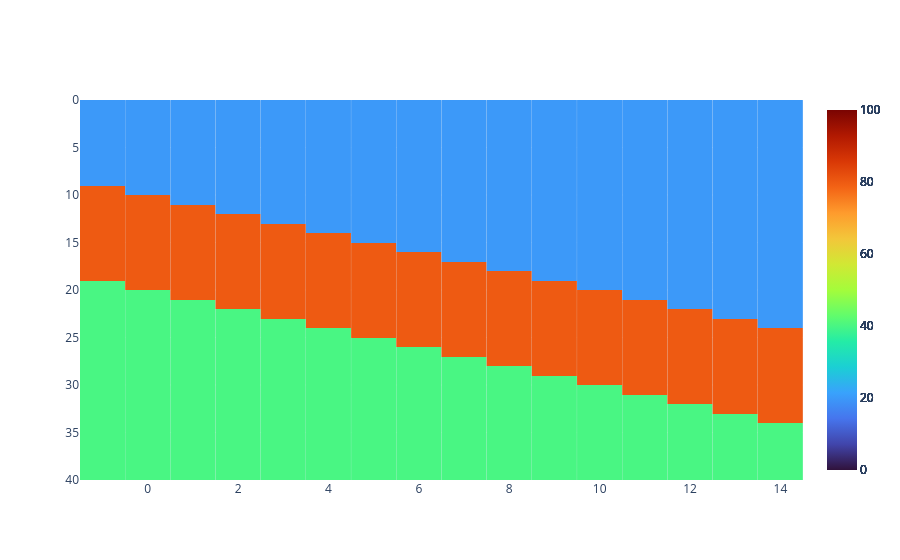

Notebook code cell kept with this figure:
### Code cell
logrho = np.array([20, 80, 40])
lg = Log(logrho, [0, 10-1, 20-1], [10-1, 20-1, 40], '')
fig = lg.plot(cmap='turbo', x_offset=-1, zmin=0, zmax=100)

for i in range(15):
    lg = Log(logrho, [0, 10+i, 20+i], [10+i, 20+i, 40], '')
    lg.plot(cmap='turbo', x_offset=i, fig=fig,  zmin=0, zmax=100)
fig

### Figure 1 — Plotly figure (JSON) as saved in the notebook; plotly's stock layout.template omitted (floating-point values rounded to 4 significant figures)
{"data": [{"colorbar": {"title": {"text": ""}}, "colorscale": [[0, "#30123b"], [0.07143, "#4145ab"], [0.1429, "#4675ed"], [0.2143, "#39a2fc"], [0.2857, "#1bcfd4"], [0.3571, "#24eca6"], [0.4286, "#61fc6c"], [0.5, "#a4fc3b"], [0.5714, "#d1e834"], [0.6429, "#f3c63a"], [0.7143, "#fe9b2d"], [0.7857, "#f36315"], [0.8571, "#d93806"], [0.9286, "#b11901"], [1, "#7a0402"]], "showlegend": false, "type": "heatmap", "x": [-1.25, -0.75], "y": [0, 9, 19, 40], "z": [[20, 20], [80, 80], [40, 40]], "zmax": 100, "zmin": 0}, {"colorbar": {"title": {"text": ""}}, "colorscale": [[0, "#30123b"], [0.07143, "#4145ab"], [0.1429, "#4675ed"], [0.2143, "#39a2fc"], [0.2857, "#1bcfd4"], [0.3571, "#24eca6"], [0.4286, "#61fc6c"], [0.5, "#a4fc3b"], [0.5714, "#d1e834"], [0.6429, "#f3c63a"], [0.7143, "#fe9b2d"], [0.7857, "#f36315"], [0.8571, "#d93806"], [0.9286, "#b11901"], [1, "#7a0402"]], "showlegend": false, "type": "heatmap", "x": [-0.25, 0.25], "y": [0, 10, 20, 40], "z": [[20, 20], [80, 80], [40, 40]], "zmax": 100, "zmin": 0}, {"colorbar": {"title": {"text": ""}}, "colorscale": [[0, "#30123b"], [0.07143, "#4145ab"], [0.1429, "#4675ed"], [0.2143, "#39a2fc"], [0.2857, "#1bcfd4"], [0.3571, "#24eca6"], [0.4286, "#61fc6c"], [0.5, "#a4fc3b"], [0.5714, "#d1e834"], [0.6429, "#f3c63a"], [0.7143, "#fe9b2d"], [0.7857, "#f36315"], [0.8571, "#d93806"], [0.9286, "#b11901"], [1, "#7a0402"]], "showlegend": false, "type": "heatmap", "x": [0.75, 1.25], "y": [0, 11, 21, 40], "z": [[20, 20], [80, 80], [40, 40]], "zmax": 100, "zmin": 0}, {"colorbar": {"title": {"text": ""}}, "colorscale": [[0, "#30123b"], [0.07143, "#4145ab"], [0.1429, "#4675ed"], [0.2143, "#39a2fc"], [0.2857, "#1bcfd4"], [0.3571, "#24eca6"], [0.4286, "#61fc6c"], [0.5, "#a4fc3b"], [0.5714, "#d1e834"], [0.6429, "#f3c63a"], [0.7143, "#fe9b2d"], [0.7857, "#f36315"], [0.8571, "#d93806"], [0.9286, "#b11901"], [1, "#7a0402"]], "showlegend": false, "type": "heatmap", "x": [1.75, 2.25], "y": [0, 12, 22, 40], "z": [[20, 20], [80, 80], [40, 40]], "zmax": 100, "zmin": 0}, {"colorbar": {"title": {"text": ""}}, "colorscale": [[0, "#30123b"], [0.07143, "#4145ab"], [0.1429, "#4675ed"], [0.2143, "#39a2fc"], [0.2857, "#1bcfd4"], [0.3571, "#24eca6"], [0.4286, "#61fc6c"], [0.5, "#a4fc3b"], [0.5714, "#d1e834"], [0.6429, "#f3c63a"], [0.7143, "#fe9b2d"], [0.7857, "#f36315"], [0.8571, "#d93806"], [0.9286, "#b11901"], [1, "#7a0402"]], "showlegend": false, "type": "heatmap", "x": [2.75, 3.25], "y": [0, 13, 23, 40], "z": [[20, 20], [80, 80], [40, 40]], "zmax": 100, "zmin": 0}, {"colorbar": {"title": {"text": ""}}, "colorscale": [[0, "#30123b"], [0.07143, "#4145ab"], [0.1429, "#4675ed"], [0.2143, "#39a2fc"], [0.2857, "#1bcfd4"], [0.3571, "#24eca6"], [0.4286, "#61fc6c"], [0.5, "#a4fc3b"], [0.5714, "#d1e834"], [0.6429, "#f3c63a"], [0.7143, "#fe9b2d"], [0.7857, "#f36315"], [0.8571, "#d93806"], [0.9286, "#b11901"], [1, "#7a0402"]], "showlegend": false, "type": "heatmap", "x": [3.75, 4.25], "y": [0, 14, 24, 40], "z": [[20, 20], [80, 80], [40, 40]], "zmax": 100, "zmin": 0}, {"colorbar": {"title": {"text": ""}}, "colorscale": [[0, "#30123b"], [0.07143, "#4145ab"], [0.1429, "#4675ed"], [0.2143, "#39a2fc"], [0.2857, "#1bcfd4"], [0.3571, "#24eca6"], [0.4286, "#61fc6c"], [0.5, "#a4fc3b"], [0.5714, "#d1e834"], [0.6429, "#f3c63a"], [0.7143, "#fe9b2d"], [0.7857, "#f36315"], [0.8571, "#d93806"], [0.9286, "#b11901"], [1, "#7a0402"]], "showlegend": false, "type": "heatmap", "x": [4.75, 5.25], "y": [0, 15, 25, 40], "z": [[20, 20], [80, 80], [40, 40]], "zmax": 100, "zmin": 0}, {"colorbar": {"title": {"text": ""}}, "colorscale": [[0, "#30123b"], [0.07143, "#4145ab"], [0.1429, "#4675ed"], [0.2143, "#39a2fc"], [0.2857, "#1bcfd4"], [0.3571, "#24eca6"], [0.4286, "#61fc6c"], [0.5, "#a4fc3b"], [0.5714, "#d1e834"], [0.6429, "#f3c63a"], [0.7143, "#fe9b2d"], [0.7857, "#f36315"], [0.8571, "#d93806"], [0.9286, "#b11901"], [1, "#7a0402"]], "showlegend": false, "type": "heatmap", "x": [5.75, 6.25], "y": [0, 16, 26, 40], "z": [[20, 20], [80, 80], [40, 40]], "zmax": 100, "zmin": 0}, {"colorbar": {"title": {"text": ""}}, "colorscale": [[0, "#30123b"], [0.07143, "#4145ab"], [0.1429, "#4675ed"], [0.2143, "#39a2fc"], [0.2857, "#1bcfd4"], [0.3571, "#24eca6"], [0.4286, "#61fc6c"], [0.5, "#a4fc3b"], [0.5714, "#d1e834"], [0.6429, "#f3c63a"], [0.7143, "#fe9b2d"], [0.7857, "#f36315"], [0.8571, "#d93806"], [0.9286, "#b11901"], [1, "#7a0402"]], "showlegend": false, "type": "heatmap", "x": [6.75, 7.25], "y": [0, 17, 27, 40], "z": [[20, 20], [80, 80], [40, 40]], "zmax": 100, "zmin": 0}, {"colorbar": {"title": {"text": ""}}, "colorscale": [[0, "#30123b"], [0.07143, "#4145ab"], [0.1429, "#4675ed"], [0.2143, "#39a2fc"], [0.2857, "#1bcfd4"], [0.3571, "#24eca6"], [0.4286, "#61fc6c"], [0.5, "#a4fc3b"], [0.5714, "#d1e834"], [0.6429, "#f3c63a"], [0.7143, "#fe9b2d"], [0.7857, "#f36315"], [0.8571, "#d93806"], [0.9286, "#b11901"], [1, "#7a0402"]], "showlegend": false, "type": "heatmap", "x": [7.75, 8.25], "y": [0, 18, 28, 40], "z": [[20, 20], [80, 80], [40, 40]], "zmax": 100, "zmin": 0}, {"colorbar": {"title": {"text": ""}}, "colorscale": [[0, "#30123b"], [0.07143, "#4145ab"], [0.1429, "#4675ed"], [0.2143, "#39a2fc"], [0.2857, "#1bcfd4"], [0.3571, "#24eca6"], [0.4286, "#61fc6c"], [0.5, "#a4fc3b"], [0.5714, "#d1e834"], [0.6429, "#f3c63a"], [0.7143, "#fe9b2d"], [0.7857, "#f36315"], [0.8571, "#d93806"], [0.9286, "#b11901"], [1, "#7a0402"]], "showlegend": false, "type": "heatmap", "x": [8.75, 9.25], "y": [0, 19, 29, 40], "z": [[20, 20], [80, 80], [40, 40]], "zmax": 100, "zmin": 0}, {"colorbar": {"title": {"text": ""}}, "colorscale": [[0, "#30123b"], [0.07143, "#4145ab"], [0.1429, "#4675ed"], [0.2143, "#39a2fc"], [0.2857, "#1bcfd4"], [0.3571, "#24eca6"], [0.4286, "#61fc6c"], [0.5, "#a4fc3b"], [0.5714, "#d1e834"], [0.6429, "#f3c63a"], [0.7143, "#fe9b2d"], [0.7857, "#f36315"], [0.8571, "#d93806"], [0.9286, "#b11901"], [1, "#7a0402"]], "showlegend": false, "type": "heatmap", "x": [9.75, 10.25], "y": [0, 20, 30, 40], "z": [[20, 20], [80, 80], [40, 40]], "zmax": 100, "zmin": 0}, {"colorbar": {"title": {"text": ""}}, "colorscale": [[0, "#30123b"], [0.07143, "#4145ab"], [0.1429, "#4675ed"], [0.2143, "#39a2fc"], [0.2857, "#1bcfd4"], [0.3571, "#24eca6"], [0.4286, "#61fc6c"], [0.5, "#a4fc3b"], [0.5714, "#d1e834"], [0.6429, "#f3c63a"], [0.7143, "#fe9b2d"], [0.7857, "#f36315"], [0.8571, "#d93806"], [0.9286, "#b11901"], [1, "#7a0402"]], "showlegend": false, "type": "heatmap", "x": [10.75, 11.25], "y": [0, 21, 31, 40], "z": [[20, 20], [80, 80], [40, 40]], "zmax": 100, "zmin": 0}, {"colorbar": {"title": {"text": ""}}, "colorscale": [[0, "#30123b"], [0.07143, "#4145ab"], [0.1429, "#4675ed"], [0.2143, "#39a2fc"], [0.2857, "#1bcfd4"], [0.3571, "#24eca6"], [0.4286, "#61fc6c"], [0.5, "#a4fc3b"], [0.5714, "#d1e834"], [0.6429, "#f3c63a"], [0.7143, "#fe9b2d"], [0.7857, "#f36315"], [0.8571, "#d93806"], [0.9286, "#b11901"], [1, "#7a0402"]], "showlegend": false, "type": "heatmap", "x": [11.75, 12.25], "y": [0, 22, 32, 40], "z": [[20, 20], [80, 80], [40, 40]], "zmax": 100, "zmin": 0}, {"colorbar": {"title": {"text": ""}}, "colorscale": [[0, "#30123b"], [0.07143, "#4145ab"], [0.1429, "#4675ed"], [0.2143, "#39a2fc"], [0.2857, "#1bcfd4"], [0.3571, "#24eca6"], [0.4286, "#61fc6c"], [0.5, "#a4fc3b"], [0.5714, "#d1e834"], [0.6429, "#f3c63a"], [0.7143, "#fe9b2d"], [0.7857, "#f36315"], [0.8571, "#d93806"], [0.9286, "#b11901"], [1, "#7a0402"]], "showlegend": false, "type": "heatmap", "x": [12.75, 13.25], "y": [0, 23, 33, 40], "z": [[20, 20], [80, 80], [40, 40]], "zmax": 100, "zmin": 0}, {"colorbar": {"title": {"text": ""}}, "colorscale": [[0, "#30123b"], [0.07143, "#4145ab"], [0.1429, "#4675ed"], [0.2143, "#39a2fc"], [0.2857, "#1bcfd4"], [0.3571, "#24eca6"], [0.4286, "#61fc6c"], [0.5, "#a4fc3b"], [0.5714, "#d1e834"], [0.6429, "#f3c63a"], [0.7143, "#fe9b2d"], [0.7857, "#f36315"], [0.8571, "#d93806"], [0.9286, "#b11901"], [1, "#7a0402"]], "showlegend": false, "type": "heatmap", "x": [13.75, 14.25], "y": [0, 24, 34, 40], "z": [[20, 20], [80, 80], [40, 40]], "zmax": 100, "zmin": 0}], "layout": {"yaxis": {"range": [40, 0]}}}
